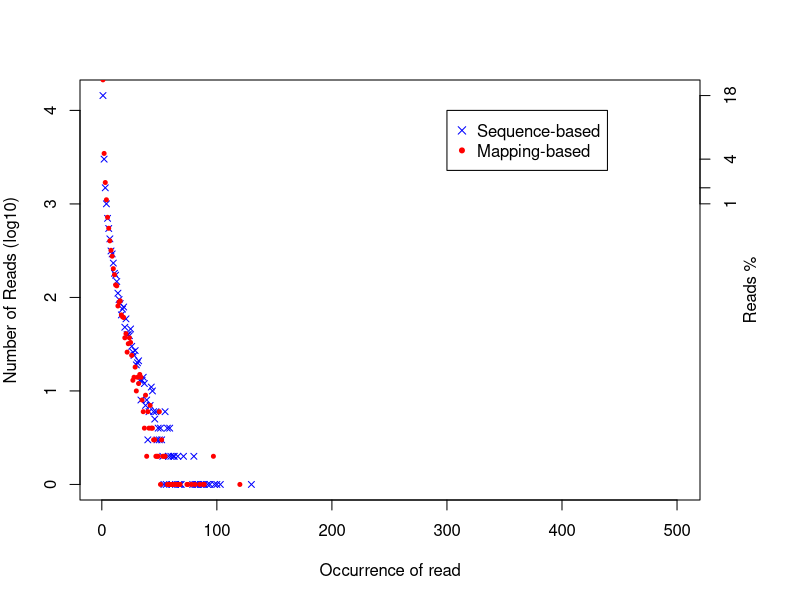

Source code (R):
pdf('test_data/results/MUTATION/rseqc/read_duplication/MUTATION.DupRate_plot.pdf')
par(mar=c(5,4,4,5),las=0)
seq_occ=c(1,2,3,4,5,6,7,8,9,10,11,12,13,14,15,16,17,18,19,20,21,22,23,24,25,26,27,28,29,30,31,32,33,34,35,36,37,38,39,40,41,42,43,44,45,46,47,48,49,50,51,52,53,54,55,57,58,59,60,61,62,64,66,67,68,74,75,78,81,85,88,89,97,120)
seq_uniqRead=c(21223,3466,1694,1107,719,549,403,319,276,203,175,136,133,81,89,92,65,62,61,37,41,26,32,37,33,24,13,14,18,10,14,12,15,14,8,6,4,9,2,6,4,7,4,4,3,3,2,2,2,6,1,3,2,2,2,1,1,1,1,1,1,1,1,1,1,1,1,1,1,1,1,1,2,1)
pos_occ=c(1,2,3,4,5,6,7,8,9,10,11,12,13,14,15,16,17,18,19,20,21,22,23,24,25,26,27,28,29,30,31,32,33,34,35,36,37,38,39,40,41,42,43,44,45,46,47,48,49,50,51,52,53,54,55,56,57,58,59,60,61,62,63,64,66,67,68,69,71,79,80,81,82,83,86,88,89,92,94,98,100,103,130)
pos_uniqRead=c(14416,3011,1487,1002,701,546,423,314,292,233,181,173,148,111,95,86,65,75,79,48,59,40,40,39,46,30,26,24,27,19,20,21,13,8,13,14,12,7,8,3,6,7,11,10,6,5,6,3,4,3,4,3,2,1,6,1,4,2,4,2,1,2,2,1,2,1,1,1,2,1,2,1,1,1,1,1,1,1,1,1,1,1,1)
plot(pos_occ,log10(pos_uniqRead),ylab='Number of Reads (log10)',xlab='Occurrence of read',pch=4,cex=0.8,col='blue',xlim=c(1,500),yaxt='n')
points(seq_occ,log10(seq_uniqRead),pch=20,cex=0.8,col='red')
ym=floor(max(log10(pos_uniqRead)))
legend(300,ym,legend=c('Sequence-based','Mapping-based'),col=c('blue','red'),pch=c(4,20))
axis(side=2,at=0:ym,labels=0:ym)
axis(side=4,at=c(log10(pos_uniqRead[1]),log10(pos_uniqRead[2]),log10(pos_uniqRead[3]),log10(pos_uniqRead[4])), labels=c(round(pos_uniqRead[1]*100/sum(pos_uniqRead*pos_occ)),round(pos_uniqRead[2]*100/sum(pos_uniqRead*pos_occ)),round(pos_uniqRead[3]*100/sum(pos_uniqRead*pos_occ)),round(pos_uniqRead[4]*100/sum(pos_uniqRead*pos_occ))))
mtext(4, text = "Reads %", line = 2)
dev.off()
